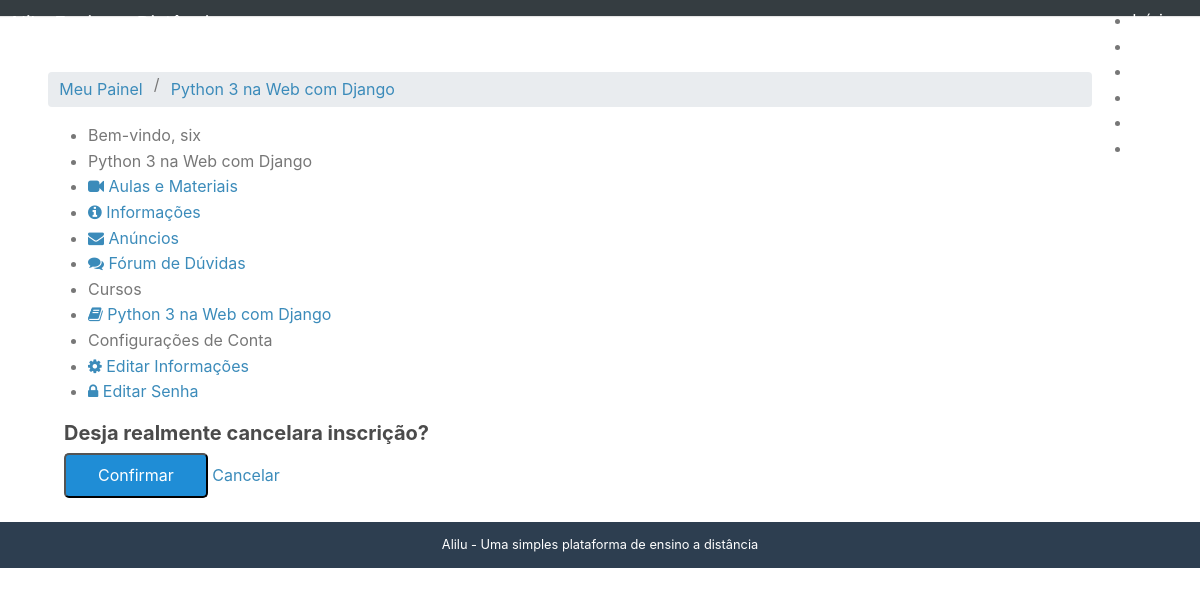
Screenshot of /cursos/python-3-na-web-com-django/cancelar-inscricao/ (signed in) with the database file from the repository.
### courses/models.py (models this page shows, shortened)
class Course(models.Model):
	name = models.CharField('Nome', max_length=255)
	slug = models.SlugField('Atalho')
	description = models.TextField('Descrição Simples', blank=True)
	about = models.TextField('Sobre o Curso', blank=True)
	start_date = models.DateField('Data de Início', null=True, blank=True)
	image = models.ImageField(upload_to='courses/images', verbose_name='Imagem', null=True, blank=True)
	create_at = models.DateTimeField('Criado em', auto_now_add=True)
	updated_at = models.DateTimeField('Atualizado em', auto_now=True)
	objects = CourseManager()
	def __str__(self):
		return self.name
	class Meta():
		verbose_name = 'Curso'
		verbose_name_plural = 'Cursos'
		ordering = ['name']

class Enrollment(models.Model):
	STATUS_CHOICES = (
		(0, 'Pendente'),
		(1, 'Aprovado'),
		(2, 'Cancelado'),
	)
	user = models.ForeignKey(get_user_model(), on_delete=models.CASCADE, verbose_name='Usuário', related_name='enrollments')
	course = models.ForeignKey(Course, on_delete=models.CASCADE, verbose_name='Curso', related_name='enrollments')
	status = models.IntegerField('Situação', choices=STATUS_CHOICES, default=1, blank=True)
	create_at = models.DateTimeField('Criado em', auto_now_add=True)
	updated_at = models.DateTimeField('Atualizado em', auto_now=True)
	class Meta:
		verbose_name = 'Inscrição'
		verbose_name_plural ='Inscrições'
		unique_together = (('user', 'course'),)

### courses/views.py (the view)
# urls.py: path('<slug>/cancelar-inscricao/', views.undo_enrollment, name='cancelar-inscricao'),
@login_required
def undo_enrollment(request, slug):
    course = get_object_or_404(Course, slug=slug)
    enrollment = get_object_or_404(
        Enrollment, user=request.user, course=course
    )
    if request.method == 'POST':
        enrollment.delete()
        messages.success(request, 'Sua inscrição foi cancelada com sucesso')
        return redirect('/accounts')
    template_name = 'courses/undo_enrollment.html'
    context = {
        'enrollment': enrollment,
        'course':course,
    }
    return render(request, template_name, context)

### courses/templatetags/courses_tags.py (called while the page is built)
@register.simple_tag
def load_my_courses(user):
	return Enrollment.objects.filter(user=user)

### courses/templates/courses/undo_enrollment.html (shortened to what this page needs)
{% extends 'courses/course_dashboard.html' %}
{% block dashboard_content %}
<form action="" method="post">
	<h3>Desja realmente cancelara inscrição?</h3>
	<div class="pure-controls">
		<button type="submit" class="pure-button pure-button-primary">Confirmar</button>
		<a href="/cursos/{{ enrollment.course.slug }}/anuncios/" class="pure-button">Cancelar
		</a>
	</div>
</form>
{% endblock %}

### courses/templates/courses/course_dashboard.html
{% extends "accounts/dashboard.html" %}
{% block breadcrumb %}
    {{ block.super }}
    <li>/</li>
    <li><a href="/cursos/{{ announcements.course.slug }}/anuncios/">{{ course }}</a></li>
{% endblock %}
{% block menu_options %}
<li class="pure-menu-heading">
    {{ course }}
</li>
<li>
    <a href="/cursos/{{course.slug }}/aulas/">
        <i class="fa fa-video-camera"></i>
        Aulas e Materiais
    </a>
</li>
<li>
    <a href="#">
        <i class="fa fa-info-circle"></i>
        Informações
    </a>
</li>
<li>
    <a href="/cursos/{{ announcements.course.slug }}/anuncios/">
        <i class="fa fa-envelope"></i>
        Anúncios
    </a>
</li>
<li>
    <a href="#">
        <i class="fa fa-comments"></i>
        Fórum de Dúvidas
    </a>
</li>
{{ block.super }}
{% endblock %}

### accounts/templates/accounts/dashboard.html (shortened to what this page needs)
{% extends "base.html" %}
{% load courses_tags %}
{% block content %}
{% load_my_courses user as enrollments %}
<div class="pure-g-r content-ribbon">
    <div class="pure-u-1">
        <ul class="breadcrumb">
            {% block breadcrumb %}
            <li><a href="/accounts">Meu Painel</a></li>
            {% endblock %}
        </ul>
    </div>
    <div class="pure-u-1-3">
        <div class="pure-menu pure-menu-open">
            <ul>
                <li class="pure-menu-heading">
                    Bem-vindo, {{ user }}
                </li>
                {% block menu_options %}
                <li class="pure-menu-heading">Cursos</li>
                {% for enrollment in enrollments %}
                <li>
                    <a href="/cursos/{{ enrollment.course.slug }}/anuncios/">
                    <i class="fa fa-book"></i>
                    {{ enrollment.course }}
                    </a>
                </li>
                {% empty %}
                <li>Nenhum curso encontrado</li>
                {% endfor %}
                <li class="pure-menu-heading">Configurações de Conta</li>
                <li>
                    <a href="/accounts/edit">
                    <i class="fa fa-cog"></i>
                    Editar Informações
                    </a>
                </li>
                <li>
                    <a href="/accounts/edit_password">
                    <i class="fa fa-lock"></i>
                    Editar Senha
                    </a>
                </li>
                {% endblock %}
            </ul>
        </div>
    </div>
    <div class="pure-u-2-3">
        <div class="inner">
            {% block dashboard_content %}{% endblock %}
        </div>
    </div>
</div>
{% endblock %}

### core/static/core/css/styles.css (style rules this page uses)
* { -webkit-box-sizing: border-box; -moz-box-sizing: border-box; box-sizing: border-box; }
body { margin: 0 auto; line-height: 1.7em; }
a { color: #3b8bba; }
.content .content-ribbon { margin: 1.5em 3em; }
.pure-button-primary { background-color: #1f8dd6; color: white; padding: 0.5em 2em; border-radius: 5px; }
.inner { padding: 0em 1em; }
ul.breadcrumb { padding: 0; }
ul.breadcrumb li { display: inline-block; }
ul.breadcrumb li a { display: inline-block; padding: 0.3em 0.7em; }
body { min-width: 320px; color: #777; line-height: 1.6; }
h1, h2, h3, h4, h5, h6 { font-weight: bold; color: rgb(75, 75, 75); }
h3 { font-size: 1.25em; }
a { color: #3b8bba; text-decoration: none; }

### rows the page displays
Course: name "Python 3 na Web com Django"
Enrollment: course "Python 3 na Web com Django"

### other values shown
{{ user }} "six"
